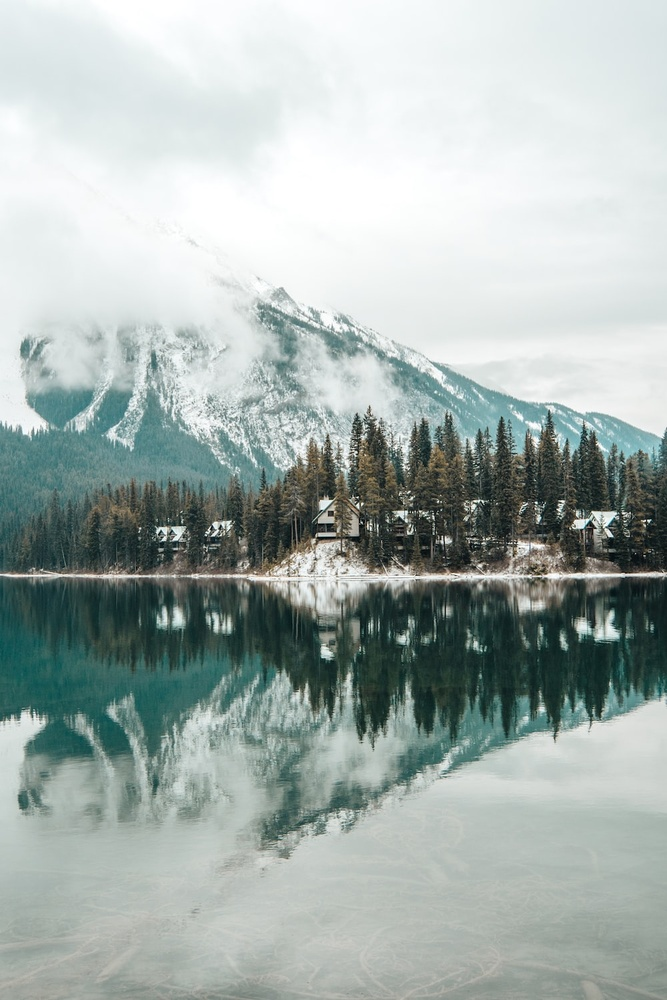
#> input picture images/chapter1.jpg, 667 x 1000 px, shrunk from 1000 x 1500 before the run, found by its file name
$ python 2.1.py
#> lines starting #> are read from the running program, lines starting #| are printed output that depends on the picture
import time
from PIL import Image
import numpy as np

def modify_image_and_sum_red(image_path, output_path):
#> called with image_path = 'images/chapter1.jpg', output_path = 'images/chapter1out.jpg'
    current_time = int(time.time())
    generated_number = (current_time % 100) + 50
    if generated_number % 2 == 0:
        generated_number += 10

    image = Image.open(image_path)
#> image is the input picture: PIL image 667x1000 RGB; mean R, G, B 166, 177.4, 174.1
    pixels = np.array(image)

    modified_pixels = pixels + generated_number
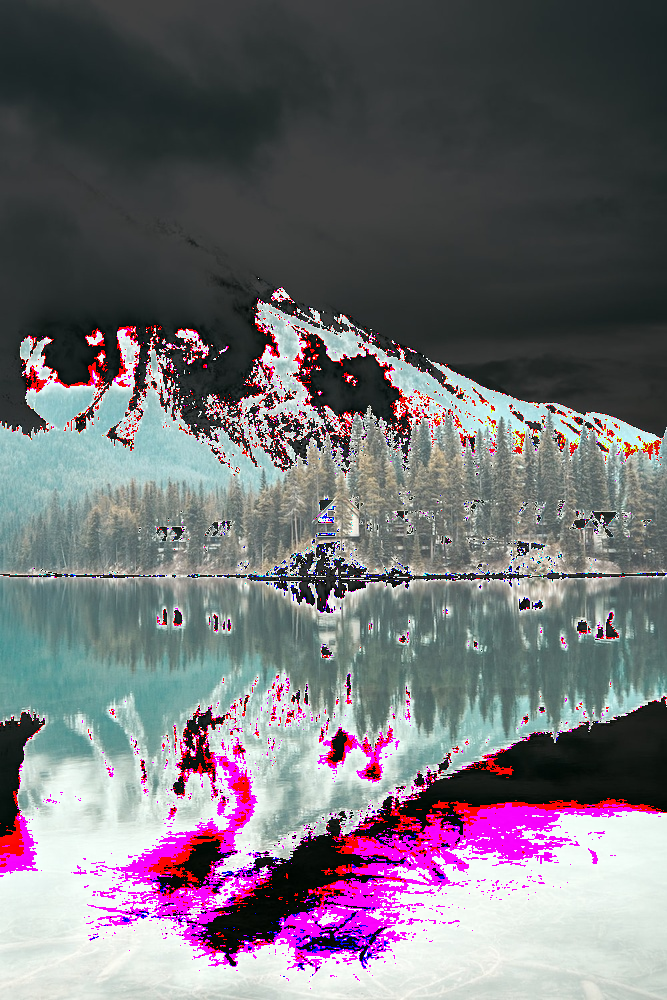
#> modified_pixels: shape (1000, 667, 3); mean R, G, B 114.5, 110.7, 117.8
    modified_pixels = np.clip(modified_pixels, 0, 255).astype(np.uint8)

    modified_image = Image.fromarray(modified_pixels)
    modified_image.save(output_path)

    red_sum = np.sum(modified_pixels[:, :, 0])
#> red_sum = 76390284

    return red_sum

image_path = 'images/chapter1.jpg'
output_path = 'images/chapter1out.jpg'
red_sum = modify_image_and_sum_red(image_path, output_path)
#> red_sum = 76390284

print('code executed successfully.')
print(red_sum)
#| 76390284
